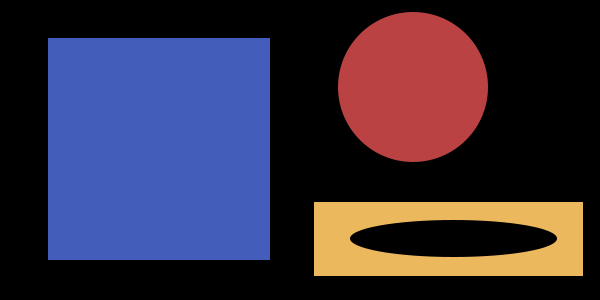
#> input picture pyimagesearch gurus/Module 1/img/basic_shapes.png, 600 x 300 px
$ python masking.py --image ../img/basic_shapes.png
#> lines starting #> are read from the running program, lines starting #| are printed output that depends on the picture; after the words box and inside, x2 and y2 are one past the last pixel; in counts of white or black regions, pixels touching at a corner belong together
# import the necessary packages
import numpy as np
import argparse
import cv2

# construct the argument parser and parse the arguments
ap = argparse.ArgumentParser()
ap.add_argument("-i", "--image", required=True, help="Path to the image")
args = vars(ap.parse_args())

# load the image and display it
image = cv2.imread(args["image"])
#> image is the input picture: shape (300, 600, 3); mean B, G, R 64.6, 46.4, 54.5
cv2.imshow("Original", image)

# Masking allows us to focus only on parts of an image that interest us.
# A mask is the same size as our image, but has only two pixel values,
# 0 and 255. Pixels with a value of 0 are ignored in the original image,
# and mask pixels with a value of 255 are allowed to be kept. For example,
# let's construct a rectangular mask that displays only the person in
# the image
mask = np.zeros(image.shape[:2], dtype='uint8')
cv2.rectangle(mask, (0, 90), (290, 450), 255, -1)
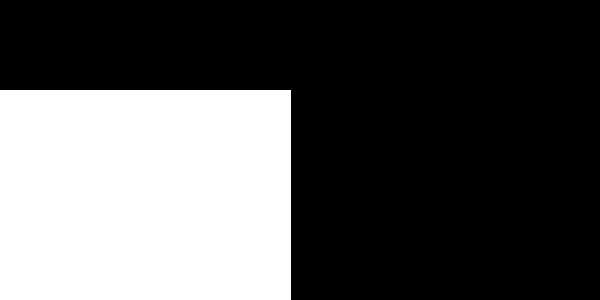
#> mask: shape (300, 600); 34% white; 1 white region, box (x1, y1, x2, y2) and area: (0, 90, 291, 300) 61110
cv2.imshow('Mask', mask)

# Apply our mask - notice how only the person in the image is cropped out
masked = cv2.bitwise_and(image,image, mask=mask)
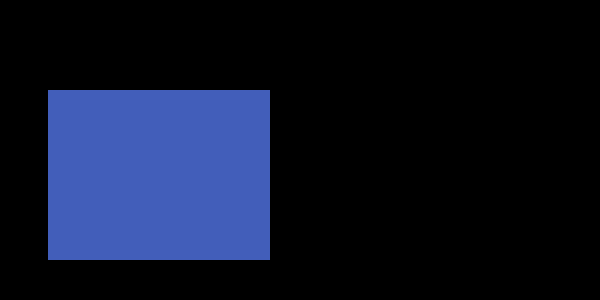
#> masked: shape (300, 600, 3); mean B, G, R 39, 19.7, 13.8
cv2.imshow('Mask Applied to Image', masked)

# now let's make a circular mask with radius of
# 100 pixels and apply the mask again
mask = np.zeros(image.shape[:2], dtype='uint8')
cv2.circle(mask, (145, 200), 100, 255, -1)
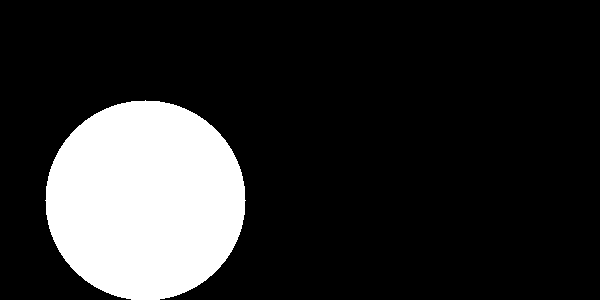
#> mask: shape (300, 600); 17.5% white; 1 white region, box (x1, y1, x2, y2) and area: (45, 100, 246, 300) 31416
masked = cv2.bitwise_and(image, image, mask=mask)
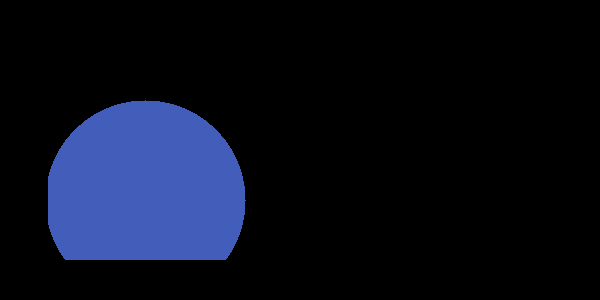
#> masked: shape (300, 600, 3); mean B, G, R 27.7, 14, 9.8
cv2.imshow('Mask', mask)
cv2.imshow('Mask Applied to Image', masked)
cv2.waitKey(0)
